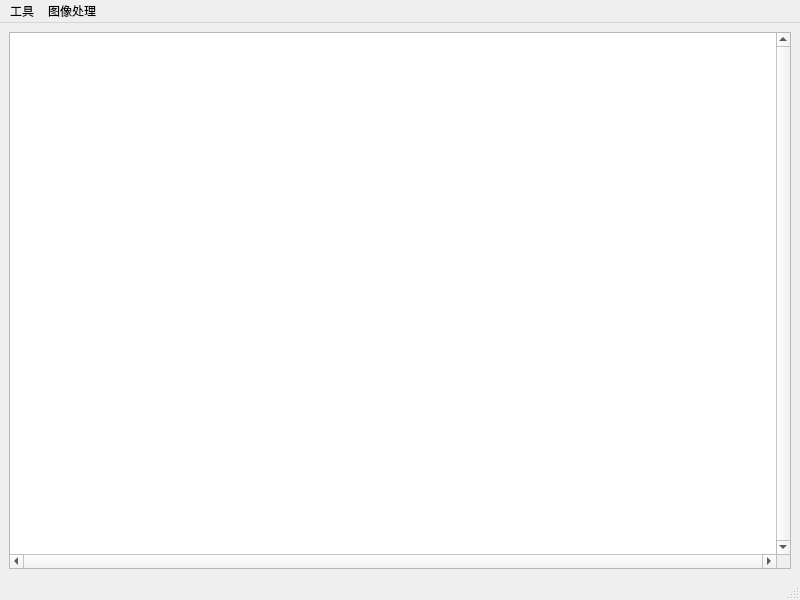
<?xml version="1.0" encoding="UTF-8"?>
<ui version="4.0">
 <class>Images</class>
 <widget class="QMainWindow" name="Images">
  <property name="geometry">
   <rect>
    <x>0</x>
    <y>0</y>
    <width>800</width>
    <height>600</height>
   </rect>
  </property>
  <property name="windowTitle">
   <string>图片</string>
  </property>
  <property name="toolTip">
   <string>原图</string>
  </property>
  <property name="toolTipDuration">
   <number>-1</number>
  </property>
  <widget class="QWidget" name="centralwidget">
   <layout class="QGridLayout" name="gridLayout">
    <item row="0" column="0">
     <widget class="QGraphicsView" name="graphicsView">
      <property name="toolTipDuration">
       <number>-1</number>
      </property>
      <property name="verticalScrollBarPolicy">
       <enum>Qt::ScrollBarAlwaysOn</enum>
      </property>
      <property name="horizontalScrollBarPolicy">
       <enum>Qt::ScrollBarAlwaysOn</enum>
      </property>
      <property name="sizeAdjustPolicy">
       <enum>QAbstractScrollArea::AdjustIgnored</enum>
      </property>
      <property name="dragMode">
       <enum>QGraphicsView::ScrollHandDrag</enum>
      </property>
     </widget>
    </item>
   </layout>
  </widget>
  <widget class="QMenuBar" name="menubar">
   <property name="geometry">
    <rect>
     <x>0</x>
     <y>0</y>
     <width>800</width>
     <height>23</height>
    </rect>
   </property>
   <widget class="QMenu" name="menu">
    <property name="title">
     <string>工具</string>
    </property>
    <addaction name="separator"/>
    <addaction name="historgram"/>
    <addaction name="statics"/>
   </widget>
   <widget class="QMenu" name="menu_2">
    <property name="title">
     <string>图像处理</string>
    </property>
   </widget>
   <addaction name="menu"/>
   <addaction name="menu_2"/>
  </widget>
  <widget class="QStatusBar" name="statusBar"/>
  <action name="historgram">
   <property name="text">
    <string>直方图</string>
   </property>
  </action>
  <action name="statics">
   <property name="text">
    <string>统计信息</string>
   </property>
  </action>
 </widget>
 <resources/>
 <connections/>
</ui>
